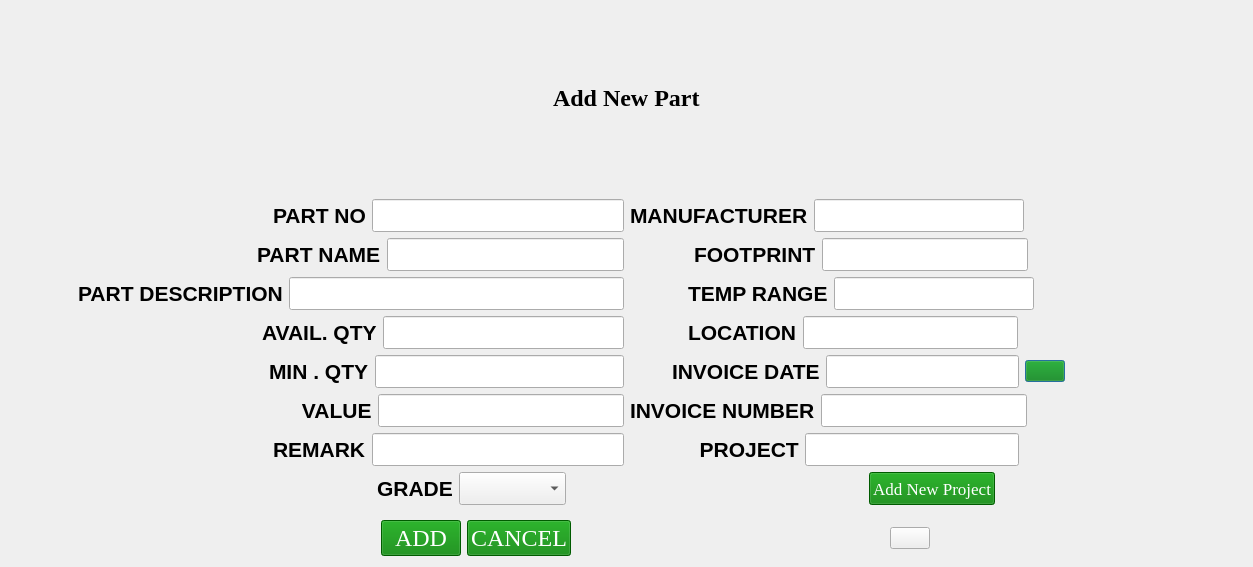
<?xml version="1.0" encoding="UTF-8"?>
<ui version="4.0">
 <class>addNewPart</class>
 <widget class="QDialog" name="addNewPart">
  <property name="geometry">
   <rect>
    <x>0</x>
    <y>0</y>
    <width>1253</width>
    <height>567</height>
   </rect>
  </property>
  <property name="windowTitle">
   <string>Add New Part</string>
  </property>
  <layout class="QGridLayout" name="gridLayout_2">
   <item row="0" column="0">
    <layout class="QVBoxLayout" name="verticalLayout_4">
     <item>
      <layout class="QVBoxLayout" name="verticalLayout_3">
       <item>
        <layout class="QHBoxLayout" name="horizontalLayout_18">
         <item>
          <spacer name="horizontalSpacer_9">
           <property name="orientation">
            <enum>Qt::Horizontal</enum>
           </property>
           <property name="sizeHint" stdset="0">
            <size>
             <width>40</width>
             <height>20</height>
            </size>
           </property>
          </spacer>
         </item>
         <item>
          <widget class="QLabel" name="label">
           <property name="font">
            <font>
             <family>Liberation Serif</family>
             <pointsize>18</pointsize>
             <weight>75</weight>
             <bold>true</bold>
            </font>
           </property>
           <property name="text">
            <string>Add New Part</string>
           </property>
          </widget>
         </item>
         <item>
          <spacer name="horizontalSpacer_13">
           <property name="orientation">
            <enum>Qt::Horizontal</enum>
           </property>
           <property name="sizeHint" stdset="0">
            <size>
             <width>40</width>
             <height>20</height>
            </size>
           </property>
          </spacer>
         </item>
        </layout>
       </item>
       <item>
        <widget class="QGroupBox" name="groupBox">
         <property name="styleSheet">
          <string notr="true">QGroupBox 
{
 border: none; 
}</string>
         </property>
         <property name="title">
          <string/>
         </property>
         <layout class="QGridLayout" name="gridLayout">
          <item row="0" column="0">
           <layout class="QHBoxLayout" name="horizontalLayout_19">
            <item>
             <layout class="QVBoxLayout" name="verticalLayout">
              <item>
               <layout class="QHBoxLayout" name="horizontalLayout_2">
                <item>
                 <spacer name="horizontalSpacer_2">
                  <property name="orientation">
                   <enum>Qt::Horizontal</enum>
                  </property>
                  <property name="sizeHint" stdset="0">
                   <size>
                    <width>40</width>
                    <height>20</height>
                   </size>
                  </property>
                 </spacer>
                </item>
                <item>
                 <widget class="QLabel" name="label_2">
                  <property name="font">
                   <font>
                    <pointsize>16</pointsize>
                    <weight>75</weight>
                    <bold>true</bold>
                   </font>
                  </property>
                  <property name="text">
                   <string>PART NO</string>
                  </property>
                 </widget>
                </item>
                <item>
                 <widget class="QLineEdit" name="lineEdit_Part_No">
                  <property name="font">
                   <font>
                    <pointsize>16</pointsize>
                   </font>
                  </property>
                  <property name="styleSheet">
                   <string notr="true">QLineEdit {
    border: 1px solid #a9a9a9;
    padding: 5px;
    border-radius: 10px; /* Adjust the value to control the roundness */
    background-color: #ffffff; /* Set the background color to white */
    color: #333333;
}

QLineEdit:focus {
    border-color: #3e7bb6;
}

QLineEdit:hover {
    background-color: #e6f3ff; /* Set the hover background color to light blue */
    animation: blink 0.5s alternate infinite; /* Add a blinking animation */
}

@keyframes blink {
    from {
        background-color: #e6f3ff;
    }
    to {
        background-color: #ffffff;
    }
}
</string>
                  </property>
                 </widget>
                </item>
               </layout>
              </item>
              <item>
               <layout class="QHBoxLayout" name="horizontalLayout_3">
                <item>
                 <spacer name="horizontalSpacer">
                  <property name="orientation">
                   <enum>Qt::Horizontal</enum>
                  </property>
                  <property name="sizeHint" stdset="0">
                   <size>
                    <width>40</width>
                    <height>20</height>
                   </size>
                  </property>
                 </spacer>
                </item>
                <item>
                 <widget class="QLabel" name="label_3">
                  <property name="font">
                   <font>
                    <pointsize>16</pointsize>
                    <weight>75</weight>
                    <bold>true</bold>
                   </font>
                  </property>
                  <property name="text">
                   <string>PART NAME</string>
                  </property>
                 </widget>
                </item>
                <item>
                 <widget class="QLineEdit" name="lineEdit_Part_Name">
                  <property name="font">
                   <font>
                    <pointsize>16</pointsize>
                   </font>
                  </property>
                  <property name="styleSheet">
                   <string notr="true">QLineEdit {
    border: 1px solid #a9a9a9;
    padding: 5px;
    border-radius: 10px; /* Adjust the value to control the roundness */
    background-color: #ffffff; /* Set the background color to white */
    color: #333333;
}

QLineEdit:focus {
    border-color: #3e7bb6;
}

QLineEdit:hover {
    background-color: #e6f3ff; /* Set the hover background color to light blue */
   
}

@keyframes blink {
    from {
        background-color: #e6f3ff;
    }
    to {
        background-color: #ffffff;
    }
}
</string>
                  </property>
                 </widget>
                </item>
               </layout>
              </item>
              <item>
               <layout class="QHBoxLayout" name="horizontalLayout_4">
                <item>
                 <widget class="QLabel" name="label_22">
                  <property name="styleSheet">
                   <string notr="true">font: 25pt &quot;MS Shell Dlg 2&quot;;
color: rgb(255, 249, 237, 0);</string>
                  </property>
                  <property name="text">
                   <string>TextLabel</string>
                  </property>
                 </widget>
                </item>
                <item>
                 <widget class="QLabel" name="label_4">
                  <property name="font">
                   <font>
                    <pointsize>16</pointsize>
                    <weight>75</weight>
                    <bold>true</bold>
                   </font>
                  </property>
                  <property name="text">
                   <string>PART DESCRIPTION</string>
                  </property>
                 </widget>
                </item>
                <item>
                 <widget class="QLineEdit" name="lineEdit_Descrp">
                  <property name="font">
                   <font>
                    <pointsize>16</pointsize>
                   </font>
                  </property>
                  <property name="styleSheet">
                   <string notr="true">QLineEdit {
    border: 1px solid #a9a9a9;
    padding: 5px;
    border-radius: 10px; /* Adjust the value to control the roundness */
    background-color: #ffffff; /* Set the background color to white */
    color: #333333;
}

QLineEdit:focus {
    border-color: #3e7bb6;
}

QLineEdit:hover {
    background-color: #e6f3ff; /* Set the hover background color to light blue */
   
}

@keyframes blink {
    from {
        background-color: #e6f3ff;
    }
    to {
        background-color: #ffffff;
    }
}
</string>
                  </property>
                 </widget>
                </item>
               </layout>
              </item>
              <item>
               <layout class="QHBoxLayout" name="horizontalLayout_5">
                <item>
                 <spacer name="horizontalSpacer_3">
                  <property name="orientation">
                   <enum>Qt::Horizontal</enum>
                  </property>
                  <property name="sizeHint" stdset="0">
                   <size>
                    <width>40</width>
                    <height>20</height>
                   </size>
                  </property>
                 </spacer>
                </item>
                <item>
                 <widget class="QLabel" name="label_5">
                  <property name="font">
                   <font>
                    <pointsize>16</pointsize>
                    <weight>75</weight>
                    <bold>true</bold>
                   </font>
                  </property>
                  <property name="text">
                   <string>AVAIL. QTY</string>
                  </property>
                 </widget>
                </item>
                <item>
                 <widget class="QLineEdit" name="lineEdit_avl_qty">
                  <property name="font">
                   <font>
                    <pointsize>16</pointsize>
                   </font>
                  </property>
                  <property name="styleSheet">
                   <string notr="true">QLineEdit {
    border: 1px solid #a9a9a9;
    padding: 5px;
    border-radius: 10px; /* Adjust the value to control the roundness */
    background-color: #ffffff; /* Set the background color to white */
    color: #333333;
}

QLineEdit:focus {
    border-color: #3e7bb6;
}

QLineEdit:hover {
    background-color: #e6f3ff; /* Set the hover background color to light blue */
   
}

@keyframes blink {
    from {
        background-color: #e6f3ff;
    }
    to {
        background-color: #ffffff;
    }
}
</string>
                  </property>
                 </widget>
                </item>
               </layout>
              </item>
              <item>
               <layout class="QHBoxLayout" name="horizontalLayout_6">
                <item>
                 <spacer name="horizontalSpacer_4">
                  <property name="orientation">
                   <enum>Qt::Horizontal</enum>
                  </property>
                  <property name="sizeHint" stdset="0">
                   <size>
                    <width>40</width>
                    <height>20</height>
                   </size>
                  </property>
                 </spacer>
                </item>
                <item>
                 <widget class="QLabel" name="label_6">
                  <property name="font">
                   <font>
                    <pointsize>16</pointsize>
                    <weight>75</weight>
                    <bold>true</bold>
                   </font>
                  </property>
                  <property name="text">
                   <string>MIN . QTY</string>
                  </property>
                 </widget>
                </item>
                <item>
                 <widget class="QLineEdit" name="lineEdit_min_qty">
                  <property name="font">
                   <font>
                    <pointsize>16</pointsize>
                   </font>
                  </property>
                  <property name="styleSheet">
                   <string notr="true">QLineEdit {
    border: 1px solid #a9a9a9;
    padding: 5px;
    border-radius: 10px; /* Adjust the value to control the roundness */
    background-color: #ffffff; /* Set the background color to white */
    color: #333333;
}

QLineEdit:focus {
    border-color: #3e7bb6;
}

QLineEdit:hover {
    background-color: #e6f3ff; /* Set the hover background color to light blue */
   
}

@keyframes blink {
    from {
        background-color: #e6f3ff;
    }
    to {
        background-color: #ffffff;
    }
}
</string>
                  </property>
                 </widget>
                </item>
               </layout>
              </item>
              <item>
               <layout class="QHBoxLayout" name="horizontalLayout_7">
                <item>
                 <spacer name="horizontalSpacer_5">
                  <property name="orientation">
                   <enum>Qt::Horizontal</enum>
                  </property>
                  <property name="sizeHint" stdset="0">
                   <size>
                    <width>40</width>
                    <height>20</height>
                   </size>
                  </property>
                 </spacer>
                </item>
                <item>
                 <widget class="QLabel" name="label_7">
                  <property name="font">
                   <font>
                    <pointsize>16</pointsize>
                    <weight>75</weight>
                    <bold>true</bold>
                   </font>
                  </property>
                  <property name="text">
                   <string>      VALUE</string>
                  </property>
                 </widget>
                </item>
                <item>
                 <widget class="QLineEdit" name="lineEdit_val">
                  <property name="font">
                   <font>
                    <pointsize>16</pointsize>
                   </font>
                  </property>
                  <property name="styleSheet">
                   <string notr="true">QLineEdit {
    border: 1px solid #a9a9a9;
    padding: 5px;
    border-radius: 10px; /* Adjust the value to control the roundness */
    background-color: #ffffff; /* Set the background color to white */
    color: #333333;
}

QLineEdit:focus {
    border-color: #3e7bb6;
}

QLineEdit:hover {
    background-color: #e6f3ff; /* Set the hover background color to light blue */
   
}

@keyframes blink {
    from {
        background-color: #e6f3ff;
    }
    to {
        background-color: #ffffff;
    }
}
</string>
                  </property>
                 </widget>
                </item>
               </layout>
              </item>
              <item>
               <layout class="QHBoxLayout" name="horizontalLayout_9">
                <item>
                 <spacer name="horizontalSpacer_6">
                  <property name="orientation">
                   <enum>Qt::Horizontal</enum>
                  </property>
                  <property name="sizeHint" stdset="0">
                   <size>
                    <width>40</width>
                    <height>20</height>
                   </size>
                  </property>
                 </spacer>
                </item>
                <item>
                 <widget class="QLabel" name="label_15">
                  <property name="font">
                   <font>
                    <pointsize>16</pointsize>
                    <weight>75</weight>
                    <bold>true</bold>
                   </font>
                  </property>
                  <property name="text">
                   <string>REMARK</string>
                  </property>
                 </widget>
                </item>
                <item>
                 <widget class="QLineEdit" name="lineEdit_Remark">
                  <property name="font">
                   <font>
                    <pointsize>16</pointsize>
                   </font>
                  </property>
                  <property name="styleSheet">
                   <string notr="true">QLineEdit {
    border: 1px solid #a9a9a9;
    padding: 5px;
    border-radius: 10px; /* Adjust the value to control the roundness */
    background-color: #ffffff; /* Set the background color to white */
    color: #333333;
}

QLineEdit:focus {
    border-color: #3e7bb6;
}

QLineEdit:hover {
    background-color: #e6f3ff; /* Set the hover background color to light blue */
    animation: blink 0.5s alternate infinite; /* Add a blinking animation */
}

@keyframes blink {
    from {
        background-color: #e6f3ff;
    }
    to {
        background-color: #ffffff;
    }
}
</string>
                  </property>
                 </widget>
                </item>
               </layout>
              </item>
              <item>
               <layout class="QHBoxLayout" name="horizontalLayout_8">
                <item>
                 <spacer name="horizontalSpacer_21">
                  <property name="orientation">
                   <enum>Qt::Horizontal</enum>
                  </property>
                  <property name="sizeHint" stdset="0">
                   <size>
                    <width>40</width>
                    <height>20</height>
                   </size>
                  </property>
                 </spacer>
                </item>
                <item>
                 <widget class="QLabel" name="label_8">
                  <property name="font">
                   <font>
                    <pointsize>16</pointsize>
                    <weight>75</weight>
                    <bold>true</bold>
                   </font>
                  </property>
                  <property name="text">
                   <string>                       GRADE</string>
                  </property>
                 </widget>
                </item>
                <item>
                 <widget class="QComboBox" name="comboBox_grade">
                  <property name="font">
                   <font>
                    <pointsize>16</pointsize>
                   </font>
                  </property>
                 </widget>
                </item>
                <item>
                 <widget class="QLabel" name="label_19">
                  <property name="styleSheet">
                   <string notr="true">font: 15pt &quot;MS Shell Dlg 2&quot;;
color: rgb(255, 249, 237, 0);</string>
                  </property>
                  <property name="text">
                   <string>TextLabel</string>
                  </property>
                 </widget>
                </item>
               </layout>
              </item>
             </layout>
            </item>
            <item>
             <layout class="QVBoxLayout" name="verticalLayout_2">
              <item>
               <layout class="QHBoxLayout" name="horizontalLayout_10">
                <item>
                 <widget class="QLabel" name="label_9">
                  <property name="font">
                   <font>
                    <pointsize>16</pointsize>
                    <weight>75</weight>
                    <bold>true</bold>
                   </font>
                  </property>
                  <property name="text">
                   <string>MANUFACTURER</string>
                  </property>
                 </widget>
                </item>
                <item>
                 <widget class="QLineEdit" name="lineEdit_Manf">
                  <property name="font">
                   <font>
                    <pointsize>16</pointsize>
                   </font>
                  </property>
                  <property name="styleSheet">
                   <string notr="true">QLineEdit {
    border: 1px solid #a9a9a9;
    padding: 5px;
    border-radius: 10px; /* Adjust the value to control the roundness */
    background-color: #ffffff; /* Set the background color to white */
    color: #333333;
}

QLineEdit:focus {
    border-color: #3e7bb6;
}

QLineEdit:hover {
    background-color: #e6f3ff; /* Set the hover background color to light blue */
   
}

@keyframes blink {
    from {
        background-color: #e6f3ff;
    }
    to {
        background-color: #ffffff;
    }
}
</string>
                  </property>
                 </widget>
                </item>
                <item>
                 <spacer name="horizontalSpacer_12">
                  <property name="orientation">
                   <enum>Qt::Horizontal</enum>
                  </property>
                  <property name="sizeHint" stdset="0">
                   <size>
                    <width>40</width>
                    <height>20</height>
                   </size>
                  </property>
                 </spacer>
                </item>
               </layout>
              </item>
              <item>
               <layout class="QHBoxLayout" name="horizontalLayout_11">
                <item>
                 <widget class="QLabel" name="label_21">
                  <property name="styleSheet">
                   <string notr="true">color: rgb(255, 249, 237, 0);</string>
                  </property>
                  <property name="text">
                   <string>TextlSDFD</string>
                  </property>
                 </widget>
                </item>
                <item>
                 <widget class="QLabel" name="label_10">
                  <property name="font">
                   <font>
                    <pointsize>16</pointsize>
                    <weight>75</weight>
                    <bold>true</bold>
                   </font>
                  </property>
                  <property name="text">
                   <string>FOOTPRINT</string>
                  </property>
                 </widget>
                </item>
                <item>
                 <widget class="QLineEdit" name="lineEdit_footp">
                  <property name="font">
                   <font>
                    <pointsize>16</pointsize>
                   </font>
                  </property>
                  <property name="styleSheet">
                   <string notr="true">QLineEdit {
    border: 1px solid #a9a9a9;
    padding: 5px;
    border-radius: 10px; /* Adjust the value to control the roundness */
    background-color: #ffffff; /* Set the background color to white */
    color: #333333;
}

QLineEdit:focus {
    border-color: #3e7bb6;
}

QLineEdit:hover {
    background-color: #e6f3ff; /* Set the hover background color to light blue */
   
}

@keyframes blink {
    from {
        background-color: #e6f3ff;
    }
    to {
        background-color: #ffffff;
    }
}
</string>
                  </property>
                 </widget>
                </item>
                <item>
                 <spacer name="horizontalSpacer_11">
                  <property name="orientation">
                   <enum>Qt::Horizontal</enum>
                  </property>
                  <property name="sizeHint" stdset="0">
                   <size>
                    <width>40</width>
                    <height>20</height>
                   </size>
                  </property>
                 </spacer>
                </item>
               </layout>
              </item>
              <item>
               <layout class="QHBoxLayout" name="horizontalLayout_12">
                <item>
                 <widget class="QLabel" name="label_20">
                  <property name="styleSheet">
                   <string notr="true">color: rgb(255, 249, 237, 0);</string>
                  </property>
                  <property name="text">
                   <string>TeBAELE</string>
                  </property>
                 </widget>
                </item>
                <item>
                 <widget class="QLabel" name="label_11">
                  <property name="font">
                   <font>
                    <pointsize>16</pointsize>
                    <weight>75</weight>
                    <bold>true</bold>
                   </font>
                  </property>
                  <property name="text">
                   <string>TEMP RANGE</string>
                  </property>
                 </widget>
                </item>
                <item>
                 <widget class="QLineEdit" name="lineEdit_Temp">
                  <property name="font">
                   <font>
                    <pointsize>16</pointsize>
                   </font>
                  </property>
                  <property name="styleSheet">
                   <string notr="true">QLineEdit {
    border: 1px solid #a9a9a9;
    padding: 5px;
    border-radius: 10px; /* Adjust the value to control the roundness */
    background-color: #ffffff; /* Set the background color to white */
    color: #333333;
}

QLineEdit:focus {
    border-color: #3e7bb6;
}

QLineEdit:hover {
    background-color: #e6f3ff; /* Set the hover background color to light blue */
   
}

@keyframes blink {
    from {
        background-color: #e6f3ff;
    }
    to {
        background-color: #ffffff;
    }
}
</string>
                  </property>
                 </widget>
                </item>
                <item>
                 <spacer name="horizontalSpacer_7">
                  <property name="orientation">
                   <enum>Qt::Horizontal</enum>
                  </property>
                  <property name="sizeHint" stdset="0">
                   <size>
                    <width>40</width>
                    <height>20</height>
                   </size>
                  </property>
                 </spacer>
                </item>
               </layout>
              </item>
              <item>
               <layout class="QHBoxLayout" name="horizontalLayout_14">
                <item>
                 <widget class="QLabel" name="label_25">
                  <property name="styleSheet">
                   <string notr="true">font: 13pt &quot;MS Shell Dlg 2&quot;;
color: rgb(255, 249, 237, 0);</string>
                  </property>
                  <property name="text">
                   <string>TextLabel</string>
                  </property>
                 </widget>
                </item>
                <item>
                 <widget class="QLabel" name="label_13">
                  <property name="font">
                   <font>
                    <pointsize>16</pointsize>
                    <weight>75</weight>
                    <bold>true</bold>
                   </font>
                  </property>
                  <property name="text">
                   <string>LOCATION</string>
                  </property>
                 </widget>
                </item>
                <item>
                 <widget class="QLineEdit" name="lineEdit_Location">
                  <property name="font">
                   <font>
                    <pointsize>16</pointsize>
                   </font>
                  </property>
                  <property name="styleSheet">
                   <string notr="true">QLineEdit {
    border: 1px solid #a9a9a9;
    padding: 5px;
    border-radius: 10px; /* Adjust the value to control the roundness */
    background-color: #ffffff; /* Set the background color to white */
    color: #333333;
}

QLineEdit:focus {
    border-color: #3e7bb6;
}

QLineEdit:hover {
    background-color: #e6f3ff; /* Set the hover background color to light blue */
   
}

@keyframes blink {
    from {
        background-color: #e6f3ff;
    }
    to {
        background-color: #ffffff;
    }
}
</string>
                  </property>
                 </widget>
                </item>
                <item>
                 <spacer name="horizontalSpacer_8">
                  <property name="orientation">
                   <enum>Qt::Horizontal</enum>
                  </property>
                  <property name="sizeHint" stdset="0">
                   <size>
                    <width>40</width>
                    <height>20</height>
                   </size>
                  </property>
                 </spacer>
                </item>
               </layout>
              </item>
              <item>
               <layout class="QHBoxLayout" name="horizontalLayout">
                <item>
                 <widget class="QLabel" name="label_18">
                  <property name="styleSheet">
                   <string notr="true">color: rgb(255, 249, 237, 0);</string>
                  </property>
                  <property name="text">
                   <string>TextLa</string>
                  </property>
                 </widget>
                </item>
                <item>
                 <widget class="QLabel" name="label_12">
                  <property name="font">
                   <font>
                    <pointsize>16</pointsize>
                    <weight>75</weight>
                    <bold>true</bold>
                   </font>
                  </property>
                  <property name="text">
                   <string>INVOICE DATE</string>
                  </property>
                 </widget>
                </item>
                <item>
                 <widget class="QLineEdit" name="lineEdit_Date">
                  <property name="font">
                   <font>
                    <pointsize>16</pointsize>
                   </font>
                  </property>
                  <property name="styleSheet">
                   <string notr="true">QLineEdit {
    border: 1px solid #a9a9a9;
    padding: 5px;
    border-radius: 10px; /* Adjust the value to control the roundness */
    background-color: #ffffff; /* Set the background color to white */
    color: #333333;
}

QLineEdit:focus {
    border-color: #3e7bb6;
}

QLineEdit:hover {
    background-color: #e6f3ff; /* Set the hover background color to light blue */
   
}

@keyframes blink {
    from {
        background-color: #e6f3ff;
    }
    to {
        background-color: #ffffff;
    }
}
</string>
                  </property>
                 </widget>
                </item>
                <item>
                 <widget class="QPushButton" name="pushButton_calender">
                  <property name="styleSheet">
                   <string notr="true">
QPushButton{

	

	font: 18pt &quot;Times New Roman&quot;;  

		border-right: 1px solid #aaaaaa;

		border-bottom: 1px solid #aaaaaa;



}



QPushButton:enabled {

		background-color: green;

		color: white;

}



QPushButton:pressed {

		background-color: green;

		color: white;

}





QPushButton:hover:!pressed {

		background-color: ORANGE;

		color: red;

}



QPushButton:disabled {

		background-color: #aaaaaa;

		color: #ffffff;

}</string>
                  </property>
                  <property name="text">
                   <string/>
                  </property>
                  <property name="icon">
                   <iconset resource="asert.qrc">
                    <normaloff>:/Images/date.png</normaloff>:/Images/date.png</iconset>
                  </property>
                  <property name="iconSize">
                   <size>
                    <width>30</width>
                    <height>30</height>
                   </size>
                  </property>
                 </widget>
                </item>
                <item>
                 <spacer name="horizontalSpacer_16">
                  <property name="orientation">
                   <enum>Qt::Horizontal</enum>
                  </property>
                  <property name="sizeHint" stdset="0">
                   <size>
                    <width>40</width>
                    <height>20</height>
                   </size>
                  </property>
                 </spacer>
                </item>
               </layout>
              </item>
              <item>
               <layout class="QHBoxLayout" name="horizontalLayout_15">
                <item>
                 <widget class="QLabel" name="label_14">
                  <property name="font">
                   <font>
                    <pointsize>16</pointsize>
                    <weight>75</weight>
                    <bold>true</bold>
                   </font>
                  </property>
                  <property name="text">
                   <string>INVOICE NUMBER</string>
                  </property>
                 </widget>
                </item>
                <item>
                 <widget class="QLineEdit" name="lineEdit_invo_num">
                  <property name="font">
                   <font>
                    <pointsize>16</pointsize>
                   </font>
                  </property>
                  <property name="styleSheet">
                   <string notr="true">QLineEdit {
    border: 1px solid #a9a9a9;
    padding: 5px;
    border-radius: 10px; /* Adjust the value to control the roundness */
    background-color: #ffffff; /* Set the background color to white */
    color: #333333;
}

QLineEdit:focus {
    border-color: #3e7bb6;
}

QLineEdit:hover {
    background-color: #e6f3ff; /* Set the hover background color to light blue */
   
}

@keyframes blink {
    from {
        background-color: #e6f3ff;
    }
    to {
        background-color: #ffffff;
    }
}
</string>
                  </property>
                 </widget>
                </item>
                <item>
                 <spacer name="horizontalSpacer_17">
                  <property name="orientation">
                   <enum>Qt::Horizontal</enum>
                  </property>
                  <property name="sizeHint" stdset="0">
                   <size>
                    <width>40</width>
                    <height>20</height>
                   </size>
                  </property>
                 </spacer>
                </item>
               </layout>
              </item>
              <item>
               <layout class="QHBoxLayout" name="horizontalLayout_16">
                <item>
                 <widget class="QLabel" name="label_24">
                  <property name="styleSheet">
                   <string notr="true">color: rgb(255, 249, 237, 0);
font: 13pt &quot;MS Shell Dlg 2&quot;;</string>
                  </property>
                  <property name="text">
                   <string>TextLabel</string>
                  </property>
                 </widget>
                </item>
                <item>
                 <widget class="QLabel" name="label_16">
                  <property name="font">
                   <font>
                    <pointsize>16</pointsize>
                    <weight>75</weight>
                    <bold>true</bold>
                   </font>
                  </property>
                  <property name="text">
                   <string>  PROJECT</string>
                  </property>
                 </widget>
                </item>
                <item>
                 <widget class="QLineEdit" name="lineEdit_Proj">
                  <property name="font">
                   <font>
                    <pointsize>16</pointsize>
                   </font>
                  </property>
                  <property name="styleSheet">
                   <string notr="true">QLineEdit {
    border: 1px solid #a9a9a9;
    padding: 5px;
    border-radius: 10px; /* Adjust the value to control the roundness */
    background-color: #ffffff; /* Set the background color to white */
    color: #333333;
}

QLineEdit:focus {
    border-color: #3e7bb6;
}

QLineEdit:hover {
    background-color: #e6f3ff; /* Set the hover background color to light blue */
   
}

@keyframes blink {
    from {
        background-color: #e6f3ff;
    }
    to {
        background-color: #ffffff;
    }
}
</string>
                  </property>
                 </widget>
                </item>
                <item>
                 <spacer name="horizontalSpacer_10">
                  <property name="orientation">
                   <enum>Qt::Horizontal</enum>
                  </property>
                  <property name="sizeHint" stdset="0">
                   <size>
                    <width>40</width>
                    <height>20</height>
                   </size>
                  </property>
                 </spacer>
                </item>
               </layout>
              </item>
              <item>
               <layout class="QHBoxLayout" name="horizontalLayout_17">
                <item>
                 <spacer name="horizontalSpacer_14">
                  <property name="orientation">
                   <enum>Qt::Horizontal</enum>
                  </property>
                  <property name="sizeHint" stdset="0">
                   <size>
                    <width>40</width>
                    <height>20</height>
                   </size>
                  </property>
                 </spacer>
                </item>
                <item>
                 <widget class="QPushButton" name="pushButton_addnew_proj">
                  <property name="sizePolicy">
                   <sizepolicy hsizetype="Preferred" vsizetype="Preferred">
                    <horstretch>0</horstretch>
                    <verstretch>0</verstretch>
                   </sizepolicy>
                  </property>
                  <property name="font">
                   <font>
                    <family>Times New Roman</family>
                    <pointsize>13</pointsize>
                    <weight>50</weight>
                    <italic>false</italic>
                    <bold>false</bold>
                   </font>
                  </property>
                  <property name="styleSheet">
                   <string notr="true">
QPushButton{

	

	font: 13pt &quot;Times New Roman&quot;;  

		border-right: 1px solid #aaaaaa;

		border-bottom: 1px solid #aaaaaa;



}



QPushButton:enabled {

		background-color: green;

		color: white;

}



QPushButton:pressed {

		background-color: green;

		color: white;

}





QPushButton:hover:!pressed {

		background-color: ORANGE;

		color: red;

}



QPushButton:disabled {

		background-color: #aaaaaa;

		color: #ffffff;

}</string>
                  </property>
                  <property name="text">
                   <string>Add New Project</string>
                  </property>
                 </widget>
                </item>
                <item>
                 <spacer name="horizontalSpacer_18">
                  <property name="orientation">
                   <enum>Qt::Horizontal</enum>
                  </property>
                  <property name="sizeHint" stdset="0">
                   <size>
                    <width>40</width>
                    <height>20</height>
                   </size>
                  </property>
                 </spacer>
                </item>
               </layout>
              </item>
             </layout>
            </item>
           </layout>
          </item>
         </layout>
        </widget>
       </item>
      </layout>
     </item>
     <item>
      <layout class="QHBoxLayout" name="horizontalLayout_13">
       <item>
        <spacer name="horizontalSpacer_20">
         <property name="orientation">
          <enum>Qt::Horizontal</enum>
         </property>
         <property name="sizeHint" stdset="0">
          <size>
           <width>40</width>
           <height>20</height>
          </size>
         </property>
        </spacer>
       </item>
       <item>
        <widget class="QLabel" name="label_17">
         <property name="styleSheet">
          <string notr="true">color: rgb(255, 249, 237, 0);</string>
         </property>
         <property name="text">
          <string>TextLabel</string>
         </property>
        </widget>
       </item>
       <item>
        <widget class="QPushButton" name="pushButton_add">
         <property name="font">
          <font>
           <family>Times New Roman</family>
           <pointsize>18</pointsize>
           <weight>50</weight>
           <italic>false</italic>
           <bold>false</bold>
          </font>
         </property>
         <property name="styleSheet">
          <string notr="true">
QPushButton{

	

	font: 18pt &quot;Times New Roman&quot;;  

		border-right: 1px solid #aaaaaa;

		border-bottom: 1px solid #aaaaaa;



}



QPushButton:enabled {

		background-color: green;

		color: white;

}



QPushButton:pressed {

		background-color: green;

		color: white;

}





QPushButton:hover:!pressed {

		background-color: ORANGE;

		color: red;

}



QPushButton:disabled {

		background-color: #aaaaaa;

		color: #ffffff;

}</string>
         </property>
         <property name="text">
          <string>ADD</string>
         </property>
        </widget>
       </item>
       <item>
        <widget class="QPushButton" name="pushButton_exit">
         <property name="font">
          <font>
           <family>Times New Roman</family>
           <pointsize>18</pointsize>
           <weight>50</weight>
           <italic>false</italic>
           <bold>false</bold>
          </font>
         </property>
         <property name="styleSheet">
          <string notr="true">
QPushButton{

	

	font: 18pt &quot;Times New Roman&quot;;  

		border-right: 1px solid #aaaaaa;

		border-bottom: 1px solid #aaaaaa;



}



QPushButton:enabled {

		background-color: green;

		color: white;

}



QPushButton:pressed {

		background-color: green;

		color: white;

}





QPushButton:hover:!pressed {

		background-color: ORANGE;

		color: red;

}



QPushButton:disabled {

		background-color: #aaaaaa;

		color: #ffffff;

}</string>
         </property>
         <property name="text">
          <string>CANCEL</string>
         </property>
        </widget>
       </item>
       <item>
        <spacer name="horizontalSpacer_15">
         <property name="orientation">
          <enum>Qt::Horizontal</enum>
         </property>
         <property name="sizeHint" stdset="0">
          <size>
           <width>40</width>
           <height>20</height>
          </size>
         </property>
        </spacer>
       </item>
       <item>
        <widget class="QPushButton" name="pushButton_clear">
         <property name="styleSheet">
          <string notr="true"/>
         </property>
         <property name="text">
          <string/>
         </property>
         <property name="icon">
          <iconset resource="asert.qrc">
           <normaloff>:/Images/clear.png</normaloff>:/Images/clear.png</iconset>
         </property>
         <property name="iconSize">
          <size>
           <width>55</width>
           <height>55</height>
          </size>
         </property>
        </widget>
       </item>
       <item>
        <spacer name="horizontalSpacer_19">
         <property name="orientation">
          <enum>Qt::Horizontal</enum>
         </property>
         <property name="sizeHint" stdset="0">
          <size>
           <width>40</width>
           <height>20</height>
          </size>
         </property>
        </spacer>
       </item>
      </layout>
     </item>
    </layout>
   </item>
  </layout>
  <zorder>label</zorder>
  <zorder>label_2</zorder>
  <zorder>label_3</zorder>
  <zorder>label_4</zorder>
  <zorder>label_5</zorder>
  <zorder>label_6</zorder>
  <zorder>label_7</zorder>
  <zorder>label_8</zorder>
  <zorder>label_9</zorder>
  <zorder>label_10</zorder>
  <zorder>label_11</zorder>
  <zorder>label_13</zorder>
  <zorder>label_14</zorder>
  <zorder>label_15</zorder>
  <zorder>lineEdit_Part_No</zorder>
  <zorder>lineEdit_Part_Name</zorder>
  <zorder>lineEdit_Descrp</zorder>
  <zorder>lineEdit_avl_qty</zorder>
  <zorder>lineEdit_min_qty</zorder>
  <zorder>lineEdit_val</zorder>
  <zorder>lineEdit_Manf</zorder>
  <zorder>lineEdit_footp</zorder>
  <zorder>lineEdit_Temp</zorder>
  <zorder>lineEdit_Location</zorder>
  <zorder>lineEdit_invo_num</zorder>
  <zorder>lineEdit_Remark</zorder>
  <zorder>pushButton_clear</zorder>
  <zorder>pushButton_add</zorder>
  <zorder>pushButton_exit</zorder>
  <zorder>label_16</zorder>
  <zorder>lineEdit_Proj</zorder>
  <zorder>pushButton_addnew_proj</zorder>
  <zorder>pushButton_calender</zorder>
  <zorder>comboBox_grade</zorder>
  <zorder>layoutWidget</zorder>
  <zorder>groupBox</zorder>
  <zorder>label_17</zorder>
  <zorder>layoutWidget</zorder>
  <zorder>label_17</zorder>
 </widget>
 <resources>
  <include location="asert.qrc"/>
 </resources>
 <connections/>
</ui>
